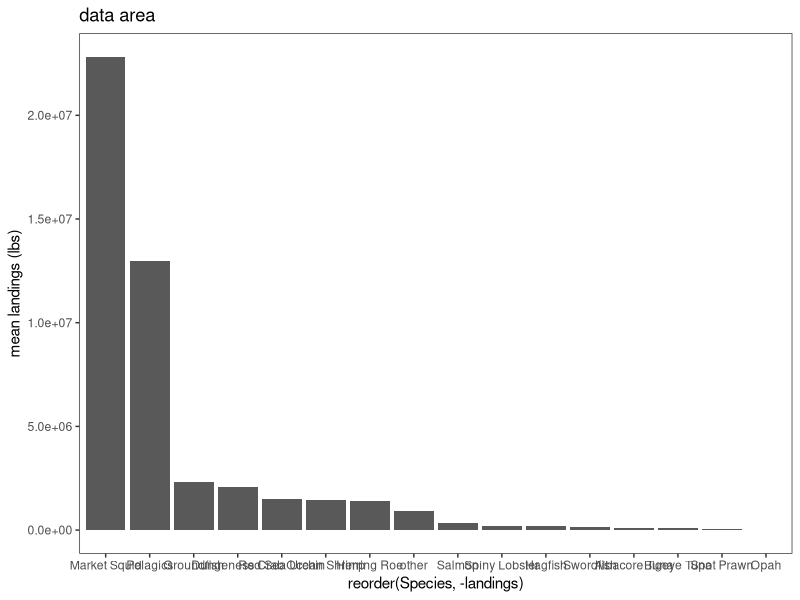

Source code (R):
# Script for isolating the species of interest from the DFW dataset of monthly
# landings by area.

library(stringr)
library(stringi)
library(dplyr)
library(reshape2)
library(ggplot2)

# Import dataset of all areas
all_areas <- read.csv("Data/DFW areas/all_areas.csv")

# Find most-landed species ----------------------------------------------------
# Isolate total landings and find mean by year
high_landings <- all_areas[, c(1, 14:16)]
high_landings <- high_landings %>% group_by(area, Species) %>% 
  summarize(landings = mean(Landings))  

# Isolate each area & order by landings in descending order
total_e <- high_landings %>% filter(area == "Eureka")
total_e <- total_e[order(-total_e$landings), ]

total_fb <- high_landings %>% filter(area == "Fort Bragg")
total_fb <- total_fb[order(-total_fb$landings), ]

total_bb <- high_landings %>% filter(area == "Bodega Bay")
total_bb <- total_bb[order(-total_bb$landings), ]

total_sf <- high_landings %>% filter(area == "San Francisco")
total_sf <- total_sf[order(-total_sf$landings), ]

total_m <- high_landings %>% filter(area == "Monterey")
total_m <- total_m[order(-total_m$landings), ]

total_mb <- high_landings %>% filter(area == "Morro Bay")
total_mb <- total_mb[order(-total_mb$landings), ]

total_sb <- high_landings %>% filter(area == "Santa Barbara")
total_sb <- total_sb[order(-total_sb$landings), ]

total_la <- high_landings %>% filter(area == "Los Angeles")
total_la <- total_la[order(-total_la$landings), ]

total_sd <- high_landings %>% filter(area == "San Diego")
total_sd <- total_sd[order(-total_sd$landings), ]

# Create dataframe of highest landed species
high_landings <- rbind(total_e[1:11, 1:2], total_fb[1:11, 1:2], 
                       total_bb[1:11, 1:2], total_sf[1:11, 1:2], 
                       total_m[1:11, 1:2], total_mb[1:11, 1:2],
                       total_sb[1:11, 1:2], total_la[1:11, 1:2], 
                       total_sd[1:11, 1:2])

# Get list of unique species names (not fully unique :/ )
high_landings <- levels(factor(high_landings$Species))
print(high_landings)


# Fix known issues with species names -----------------------------------------
all_areas$Species <- str_replace_all(all_areas$Species, 
                                     c("Lobs ter California spiny" = "Lobster California spiny",
                                       "Anchovy  northern" = "Anchovy northern"))

# Isolate species of interest -------------------------------------------------
# Column names for the initial columns of the overall dataframe
initial_cols <- c("Species", "January", "February", "March", "April", "May", "June",
                  "July", "August", "September", "October", "November", "December", 
                  "Landings", "year", "area")

crab <- all_areas %>% filter(str_detect(Species, "Dungeness")) %>% bind_rows
lobster <- all_areas %>% filter(str_detect(Species, "Lobster")) %>% bind_rows
squid <- all_areas %>% filter(str_detect(Species, "Squid market")) %>% bind_rows
albacore <- all_areas %>% filter(str_detect(Species, "albacore")) %>% bind_rows
bigeye <- all_areas %>% filter(str_detect(Species, "Tuna bigeye")) %>% bind_rows
prawn <- all_areas %>% filter(str_detect(Species, "Prawn spot")) %>% bind_rows
swordfish <- all_areas %>% filter(str_detect(Species, "Swordfish")) %>% bind_rows
opah <- all_areas %>% filter(str_detect(Species, "Opah")) %>% bind_rows

# Herring roe -----------------------------------------------------------------
herring_roe <- all_areas %>% filter(str_detect(Species, 
                                               "Herring Pacific roe|Herring Roe")) %>% bind_rows
# Update dataframe with new species name
herring_roe <- herring_roe[, -1] %>% group_by(area, year) %>%
  summarize(across(January:Landings, sum))  
herring_roe <- cbind(rep("Herring Roe", length(herring_roe$year)), herring_roe[, c(3:15, 2, 1)])
colnames(herring_roe) <- initial_cols

# Red sea urchin --------------------------------------------------------------
urchin <- all_areas %>% filter(str_detect(Species, 
                                          "Sea urchin red|Urchin red")) %>% bind_rows
# Update dataframe with new species name
urchin <- urchin[, -1] %>% group_by(area, year) %>%
  summarize(across(January:Landings, sum))  
urchin <- cbind(rep("Red Sea Urchin", length(urchin$year)), urchin[, c(3:15, 2, 1)])
colnames(urchin) <- initial_cols

# Hagfish ---------------------------------------------------------------------
hagfish <- all_areas %>% filter(str_detect(Species, 
                                           "Hagfish|Hagfishes")) %>% bind_rows
# Update dataframe with new species name
hagfish <- hagfish[, -1] %>% group_by(area, year) %>%
  summarize(across(January:Landings, sum))  
hagfish <- cbind(rep("Hagfish", length(hagfish$year)), hagfish[, c(3:15, 2, 1)])
colnames(hagfish) <- initial_cols

# Shrimp ----------------------------------------------------------------------
shrimp <- all_areas %>% filter(str_detect(Species, 
                                          "Shrimp Pacific Ocean|Shrimp ocean pink")) %>% bind_rows
# Update dataframe with new species name
shrimp <- shrimp[, -1] %>% group_by(area, year) %>%
  summarize(across(January:Landings, sum))  
shrimp <- cbind(rep("Ocean Shrimp", length(shrimp$year)), shrimp[, c(3:15, 2, 1)])
colnames(shrimp) <- initial_cols

# Groundfish - from list here -------------------------------------------------
# https://wildlife.ca.gov/Conservation/Marine/Federal-Groundfish 
groundfish <- all_areas %>% filter(str_detect(Species, 
                                              "Halibut|Rockfish|Thornyhead|Sablefish|Skate|Shark leopard|Shark soupfin|Shark spiny dogfish|Ratfish|Cabezon|Greenling|Lingcod|Cod|Whiting|Scorpionfish|Flounder|Sole|Sanddab")) %>% bind_rows
# Update dataframe with new species name
groundfish <- groundfish[, -1] %>% group_by(area, year) %>%
  summarize(across(January:Landings, sum))  
groundfish <- cbind(rep("Groundfish", length(groundfish$year)), groundfish[, c(3:15, 2, 1)])
colnames(groundfish) <- initial_cols

# Salmon ----------------------------------------------------------------------
salmon <- all_areas %>% filter(str_detect(Species, "Salmon")) %>% bind_rows
salmon <- salmon %>% filter(!str_detect(Species, "Roe"))  # Remove salmon roe fishery
# Update dataframe with new species name
salmon <- salmon[, -1] %>%  group_by(area, year) %>% 
  summarize(across(January:Landings, sum))
salmon <- cbind(rep("Salmon", length(salmon$year)), salmon[, c(3:15, 2, 1)])
colnames(salmon) <- initial_cols

# Coastal pelagic species gathered from NOAA fisheries ------------------------
pelagics <- all_areas %>% filter(str_detect(Species, 
                                            "Sardine|Mackerel Pacific|Mackerel jack|Mackerel unspecified|Anchovy northern")) %>% bind_rows
# Update dataframe with new species name
pelagics <- pelagics[, -1] %>% group_by(area, year) %>% 
  summarize(across(January:Landings, sum))
pelagics <- cbind(rep("Pelagics", length(pelagics$year)), pelagics[, c(3:15, 2, 1)])
colnames(pelagics) <- initial_cols


# Category for everything not selected above ----------------------------------
other <- all_areas %>% filter(!str_detect(Species, "Dungeness"))
other <- other %>% filter(!str_detect(Species, "Lobster"))
other <- other %>% filter(!str_detect(Species, "Squid market"))
other <- other %>% filter(!str_detect(Species, "albacore"))
other <- other %>% filter(!str_detect(Species, "Tuna bigeye"))
other <- other %>% filter(!str_detect(Species, "Prawn spot"))
other <- other %>% filter(!str_detect(Species, "Swordfish"))
other <- other %>% filter(!str_detect(Species, "Opah"))
other <- other %>% filter(!str_detect(Species, "Herring Pacific roe"))
other <- other %>% filter(!str_detect(Species, "Sea urchin red"))
other <- other %>% filter(!str_detect(Species, "Urchin red"))
other <- other %>% filter(!str_detect(Species, "Hagfish"))
other <- other %>% filter(!str_detect(Species, "Hagfishes"))
other <- other %>% filter(!str_detect(Species, "Shrimp Pacific Ocean"))
other <- other %>% filter(!str_detect(Species, "Shrimp ocean pink"))
other <- other %>% filter(!str_detect(Species, "Halibut"))
other <- other %>% filter(!str_detect(Species, "Rockfish"))
other <- other %>% filter(!str_detect(Species, "Thornyhead"))
other <- other %>% filter(!str_detect(Species, "Sablefish"))
other <- other %>% filter(!str_detect(Species, "Skate"))
other <- other %>% filter(!str_detect(Species, "Shark leopard"))
other <- other %>% filter(!str_detect(Species, "Shark soupfin"))
other <- other %>% filter(!str_detect(Species, "Shark spiny dogfish"))
other <- other %>% filter(!str_detect(Species, "Ratfish"))
other <- other %>% filter(!str_detect(Species, "Cabezon"))
other <- other %>% filter(!str_detect(Species, "Greenling"))
other <- other %>% filter(!str_detect(Species, "Lingcod"))
other <- other %>% filter(!str_detect(Species, "Cod"))
other <- other %>% filter(!str_detect(Species, "Whiting"))
other <- other %>% filter(!str_detect(Species, "Scorpionfish"))
other <- other %>% filter(!str_detect(Species, "Flounder"))
other <- other %>% filter(!str_detect(Species, "Sole"))
other <- other %>% filter(!str_detect(Species, "Sanddab"))
other <- other %>% filter(!str_detect(Species, "Salmon"))
other <- other %>% filter(!str_detect(Species, "Sardine"))
other <- other %>% filter(!str_detect(Species, "Mackerel"))
other <- other %>% filter(!str_detect(Species, "Anchovy"))

other_species <- levels(factor(other$Species))
print(other_species)
other <- other[, -1] %>% group_by(area, year) %>% 
  summarize(across(January:Landings, sum))
other <- cbind(rep("other", length(other$year)), other[, c(3:15, 2, 1)])
colnames(other) <- initial_cols


# Create dataframe of all species of interest ---------------------------------
all_soi <- rbind(crab, lobster, squid, albacore, bigeye, prawn, swordfish, 
                 opah, herring_roe, urchin, hagfish, shrimp, groundfish, 
                 salmon, pelagics, other)

all_soi$Species <- trimws(all_soi$Species)  # trim white space from names

# Replace DFW species names with more understandable text
all_soi$Species <- str_replace_all(all_soi$Species, 
                                   c("Crab Dungeness" = "Dungeness Crab",
                                     "Lobster California spiny" = "Spiny Lobster",
                                     "Prawn spot" = "Spot Prawn",
                                     "Squid market" = "Market Squid",
                                     "Tuna albacore" = "Albacore Tuna",
                                     "Tuna bigeye" = "Bigeye Tuna"))
species <- levels(factor(all_soi$Species))  # list of species
print(species)  # check species list


# Check relative landings for the species of interest -------------------------
total_landings <- all_soi[, c(1, 14:16)]
total_landings <- total_landings %>% group_by(Species) %>% 
  summarize(landings = mean(Landings)) 

total_plot <- ggplot(total_landings, aes(y = landings, x = reorder(Species, -landings))) +
  geom_bar(position = "dodge", stat = "identity") +
  ylab("mean landings (lbs)") +
  ggtitle("data area") + 
  # scale_fill_discrete(breaks = area_order) +
  theme_bw() +
  theme(panel.grid.major = element_blank(), panel.grid.minor = element_blank())

ggsave(filename="DFW pdf data/Figures/all_soi_landings.pdf", total_plot,
       width=300, height=100, units="mm", dpi=300)

# Write a .csv file with just the species of interest
write.csv(all_soi, "Data/dfw_areas_soi.csv", row.names = FALSE)
